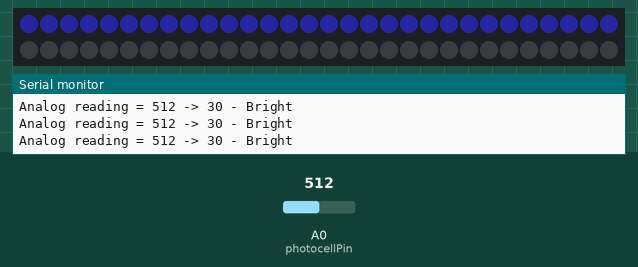
The sketch below on a simulated Arduino Uno, built with avr-gcc and run on an emulated ATmega328P. Parts: 60 RGB LEDs in strip order, left to right, continuing on the next row, the last lines printed to the serial monitor. Inputs (shaded band) come from the test bench; at power-on: A0 (photocellPin) = 512. Dim RGB values are drawn brighter than linear.

Above: at 1.2 s.
1.3 s: A0 (photocellPin) set to 0
At 2.6 s:
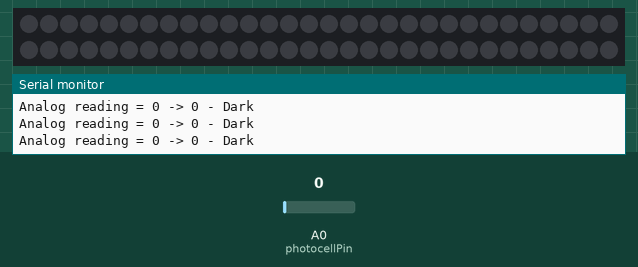
2.9 s: A0 (photocellPin) set to 1023
At 3.9 s:
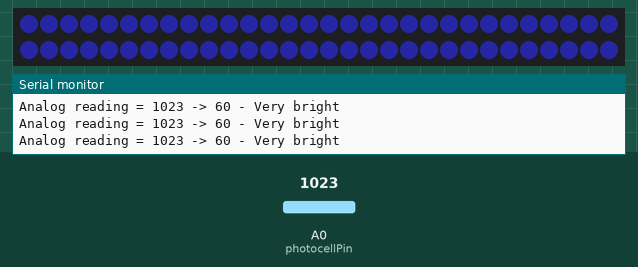
4.5 s: A0 (photocellPin) set to 490
At 5.3 s:
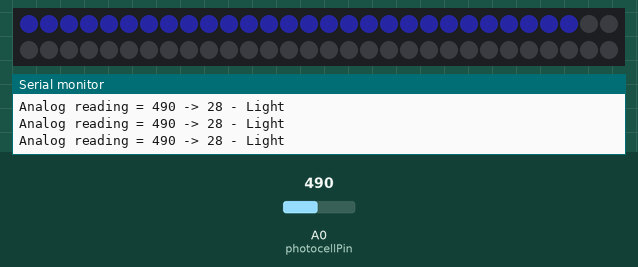
6.2 s: A0 (photocellPin) set to 190
At 7.8 s:
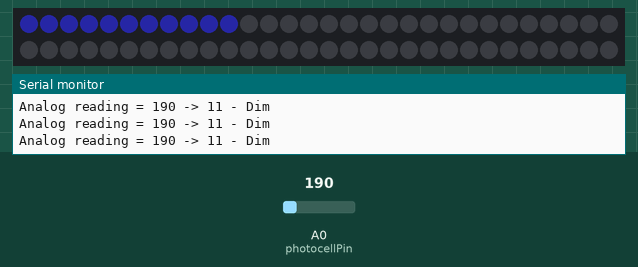
Timing chart, 0 to 8.8 s (numbered marks = the images above; inputs shaded):
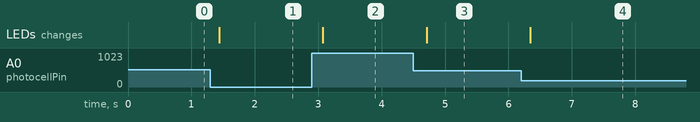

The sketch:

LightSensor.ino
```cpp
#include <Adafruit_NeoPixel.h>

int ribbonPin = 6;
int photocellPin = 0;     // the cell and 10K pulldown are connected to a0
int photocellReading;     // the analog reading from the analog resistor divider
int ledCount = 60;

Adafruit_NeoPixel strip = Adafruit_NeoPixel(ledCount, ribbonPin, NEO_GRB + NEO_KHZ800);

void setup(void) {
  strip.begin();
  for (int i = 0; i < ledCount; i++ ) {
    strip.setPixelColor(i, 50, 50, 200);
  }
  strip.setBrightness(50);
  strip.show();
  Serial.begin(9600);
}

void loop(void) {
  photocellReading = analogRead(photocellPin);

  Serial.print("Analog reading = ");
  Serial.print(photocellReading);     // the raw analog reading
  int num = photocellReading / 17;
  Serial.print(" -> ");
  Serial.print(num);
  for (int i = 0; i < num; i++ ) {
    strip.setPixelColor(i, 50, 50, 200);
  }
  for (int i = num; i < ledCount; i++ ) {
    strip.setPixelColor(i, 0, 0, 0);
  }
  strip.show();

  // We'll have a few threshholds, qualitatively determined
  if (photocellReading < 10) {
    Serial.println(" - Dark");
  } else if (photocellReading < 200) {
    Serial.println(" - Dim");
  } else if (photocellReading < 500) {
    Serial.println(" - Light");
  } else if (photocellReading < 800) {
    Serial.println(" - Bright");
  } else {
    Serial.println(" - Very bright");
  }
  delay(200);
}
```

Measured:
- after the input at 1.3 s, the LEDs: change after 0.14 s (image 1)
- after the input at 2.9 s, the LEDs: change after 0.17 s (image 2)
- after the input at 4.5 s, the LEDs: change after 0.21 s (image 3)
- after the input at 6.2 s, the LEDs: change after 0.14 s (image 4)
